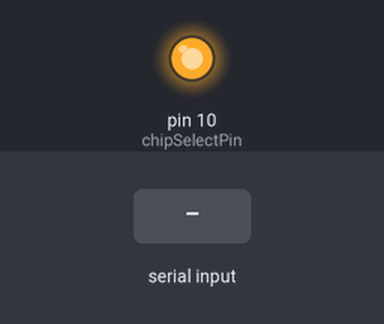
A sketch run on a simulated Arduino Uno, built with avr-gcc and run on an emulated ATmega328P. Shown: output pins drawn as LEDs (lit = HIGH). Inputs (shaded band) come from the test bench. What the sketch prints to the serial monitor is not drawn.

Above: at 1.2 s.
1.3 s: "t" received over the second serial link
2.8 s: "q" received over the second serial link
Timing chart, 0 to 5.8 s (numbered marks = the images above; inputs shaded):
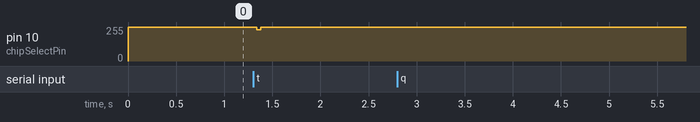

Measured:
- after the input at 1.3 s, pin 10 (chipSelectPin): 255/255 → 233/255 at once, → 255/255 0.04 s later

The sketch:

AnalogFrontend_v2.ino
```cpp
#include <SPI.h>
#include <SoftwareSerial.h>
SoftwareSerial Spectros(14, 15); // RX | TX
#define SPI_CLOCK 4000000 // 4MHz(3.6MHz) required by the MCP3004
#define chipSelectPin 10
#define nPoints 256
#define X1CHANNEL 0
#define X10CHANNEL 1
int samples1[nPoints];
int samples10[nPoints];
unsigned char data[2*nPoints];
unsigned char channelD[2];
unsigned char samplerate[2];
void setup() {
  // put your setup code here, to run once:
  SPI_setup();
  Serial.begin(115200);
  Spectros.begin(115200);
}

void loop() {
  /*
  Wait for cature signal from Android device (t => HF, q => LF
  Sample from x1 channel
  Send Channel
  Send data
  */
   if (Spectros.available()) {
   char sCommand = Spectros.read();
   Serial.println(sCommand);
   if (sCommand == 't') {
    // use HF
    unsigned long starttime = millis();
    for (int i = 0; i < nPoints ; i ++) {
      samples1[i] = readADC(X1CHANNEL);
//      delayMicroseconds(10); // 200kSPS
    }
    unsigned long timeelapsed = millis()-starttime;
    int sampleRate = (int)(1/((timeelapsed/1000.0)/256.0));
    samplerate[0] = sampleRate >>8;
    samplerate[1]  = sampleRate & 0b0000000011111111;
    int channel = X1CHANNEL;
    toUnsignedChar(channel);
    channelD[0] = channel >>8;
    channelD[1] = channel & 0b0000000011111111;
    // send sample rate
    Spectros.write(samplerate[0]);
    Spectros.write(samplerate[1]);
    // send channel
    Spectros.write(channelD[0]);
    Spectros.write(channelD[1]);
    for (int i = 0; i < 2*nPoints; i++) {
      Spectros.write(data[i]);
    }

   }else if (sCommand == 'q') {
    // Use LF
    unsigned long starttime = millis();
    for (int i = 0; i < nPoints ; i ++) {
      samples1[i] = readADC(X1CHANNEL);
      delay(4); // 256SPS
    }
    unsigned long timeelapsed = millis()-starttime;
    int sampleRate = (int)(1/((timeelapsed/1000.0)/256.0));
    samplerate[0] = sampleRate >>8;
    samplerate[1]  = sampleRate & 0b0000000011111111;
    int channel = X1CHANNEL;
    toUnsignedChar(channel);
    channelD[0] = channel >>8;
    channelD[1] = channel & 0b0000000011111111;
    // send sample rate
    Spectros.write(samplerate[0]);
    Spectros.write(samplerate[1]);
    // send channel
    Spectros.write(channelD[0]);
    Spectros.write(channelD[1]);
    for (int i = 0; i < 2*nPoints; i++) {
      Spectros.write(data[i]);
    }
   }
  }

}

// function to convert samples from ADC into an array of 8 bit chars. Every 2 byte represents a single value obtained from the ADC
void toUnsignedChar(int channel) {
  for (int i = 0; i < nPoints; i++) {
    if(channel == X10CHANNEL) {
    data[2*i] = samples10[i] >> 8;
    data[2*i+1] = samples10[i] & 0b0000000011111111;
    }
    else {
    data[2*i] = samples1[i] >> 8;
    data[2*i+1] = samples1[i] & 0b0000000011111111;
    }
  }
}

// function to setup SPI for communication with MCP3004
void SPI_setup() {
  SPI.begin();
  SPI.beginTransaction(SPISettings(SPI_CLOCK, MSBFIRST, SPI_MODE0));
  pinMode(chipSelectPin, OUTPUT);
  digitalWrite(chipSelectPin, HIGH);  //Immediately set CS (slave select) high so the ADC isn't selected on startup.
}

int readADC(byte channel){
  byte startBit = 0b00000001;
  byte controlByte = 0b10000000 | (channel << 4); // First bit 1 gives us single-ended mode on ADC; the next three bits represent the ADC's analog input
  byte flushByte = 0b00000000; // Flush the ADC to get the remaining byte output.

  digitalWrite(chipSelectPin, LOW); //Initiate SPI protocol by dropping slave select low.
  SPI.transfer(startBit); // Fire off our start bit.
  byte readingH = SPI.transfer(controlByte);  // Push in our control byte which tells the ADC what mode to use and what channel we want.
  byte readingL = SPI.transfer(flushByte);  // Get the rest of our output from the ADC by flushing it with a byte of 0s.
  digitalWrite(chipSelectPin, HIGH);  // After flushing, immediately deselect the chip so that it doesn't continue.

  int reading = ((readingH & 0b00000011) << 8) + (readingL); // Per datasheet, we know that only the last two bits of our first transfer contain useful info. The second byte is all useful.

  return reading;
}
```
